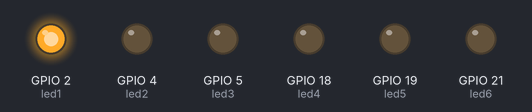
Bench run of a program on a simulated ESP32 board running MicroPython. On the bench: output pins drawn as LEDs (lit = HIGH).

Above: at 0.5 s.
At 1.5 s:
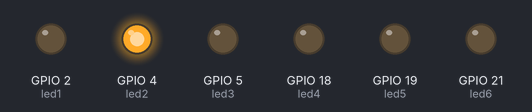
At 2.5 s:
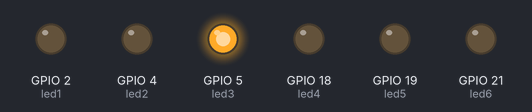
At 3.5 s:
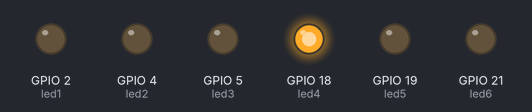
At 4.5 s:
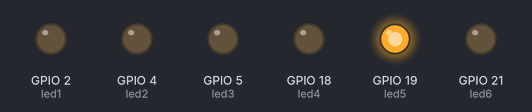
At 5.5 s:
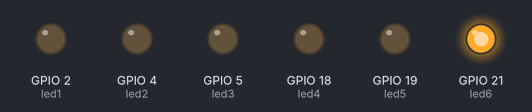
Timing chart, 0 to 7.8 s (numbered marks = the images above):
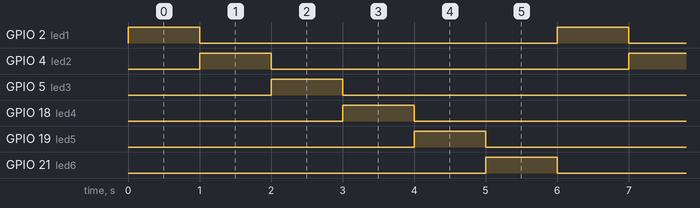

Measured:
- by itself, GPIO 2 (led1), GPIO 4 (led2), GPIO 5 (led3), GPIO 18 (led4), GPIO 19 (led5), GPIO 21 (led6): alternates HIGH for 1.0 s and LOW for 5.0 s
- by itself, everything shown: repeats every 6.0 s, in 6 steps

The program:

chenillard.py
```python
import time
from machine import Pin
led1=Pin(2,Pin.OUT)
led2=Pin(4,Pin.OUT)
led3=Pin(5,Pin.OUT)
led4=Pin(18,Pin.OUT)
led5=Pin(19,Pin.OUT)
led6=Pin(21,Pin.OUT)

leds = [led1, led2, led3, led4, led5, led6]


while True:
    for i in leds:
        i.on()
        time.sleep_ms(1000)
        i.off()
```
